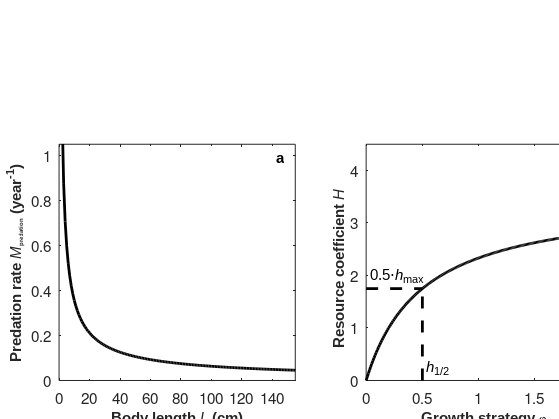
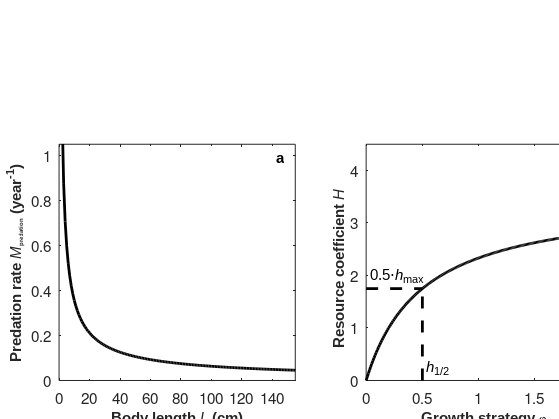

These charts were generated, in order, by the following MATLAB code: (Note: a time limit stopped this script after it produced the figures.)
close all;
clear all;

% DEFINE PARAMETERS
%Resolution of model
LengthMin = 16.; LengthMax = 200.; LengthStep = 2.;
RiskMin = 0.; RiskMax = 2.; RiskStep = 0.05;
qMin = 0.; qMax = 1.; qSlope =0.5; qstep = (RiskMax-RiskMin)/RiskStep; 
% Introduction of the q parameter, depends on ForgaingRisk 
%Value of qSlope is specific to one species (here : cod)
AllocationStep = 0.05;
AgeMin = round(1); AgeMax = round(30);
StepsWithinYear = 4;  %High resolution: 24
NumberOfSexes = 1; %1: Only females, 2: Males too

% To test SENSITIVITY to a parameter - add new natural mortality values
TestParameter = 1;     % 1: SizeIndependentM
% 2: RiskHalfSat
% 3: GSImax
% 4: SpawningMFactor_value(1)- for females
% 5: SpawningMFactor_value(2) - for males
% 6: SizeMCoeff
% 7: Fishing
Parameters = 1;

%FIGURES to plot - If i want to add sensitivity plots put a 1 in plot
PlotStrategies = 1;
PlotForward = 0;
PlotSensitivity = 1;
PlotPaper = 0;

PlotFig2 = 1;  %Assumptions
PlotFig3 = 0;  %Fishing in plaice
PlotFig4 = 0;  %Natural mortality components



%Net intake function and physiology
IntakeExponent = 0.70;  %[g body mass laid down per g^0.7]
RiskAsymptote = 6.; RiskHalfSat = 1; % RiskAsymptote/10.;  %Feeding-mortality trade-off
K = 0.95;  % Fulton's condition factor

%Fisheries selectivity
UseSelectivity = round(0);  %1: Use size selectivity function, otherwise max selectivity for all sizes
Slope = 0.0; L50 = 30.;  %Fishing mortality and size-selectivity

%Mortalities
Fishing = 0.0;  %Annual mortality rate from fishing
SizeMCoeff = 2.5 ; SizeMExp = -0.75;  % Natural mortality
SpawningMFactor_value(1) = 0.5; SpawningMFactor_value(2) = 1*SpawningMFactor_value(1); %Factor to multiply size-dependent mortality with if spawning that year, for 1=females and 2=males.
SizeIndependentM = 0.03; % Baseline mortality

%Other physiological and ecological parameters
CostOfGonadTissue = 2; GSImax = 0.15; GonadExp=2.; % A CostOfGonadTissue larger than one means gonads are more expensive to build than other tissue
MaleFitnessHalfSat = 50.; MaleGonadThreshold = 0.01;  % Diminishing returns for males, Gonadthreshold given in terms of GSI

%Other parameter combinations
ParameterSet = 'Cod';  %Optional: Specify here which parameter set from below to use; if string is empty parameters from above are used
if strcmp(ParameterSet,'Cod');
 LengthMin = 16.; LengthMax = 200; LengthStep = 2.;
 RiskMin = 0.; RiskMax = 2.; RiskStep = 0.05; AllocationStep = 0.02;
 AgeMin = round(1); AgeMax = round(30);
 IntakeExponent = 0.70; RiskAsymptote = 3.5; RiskHalfSat = 0.5 ; K = 0.9;
 Fishing = 0.0; UseSelectivity = round(0); Slope = 0.1; L50 = 30.;
 SizeMCoeff= 2.0; SizeMExp = -0.75; SizeIndependentM = 0.067;
 SpawningMFactor_value(1) = 0.; SpawningMFactor_value(2) = 0.0;
 CostOfGonadTissue = 1.; GSImax = 0.10; GonadExp=2.;
 MaleFitnessHalfSat = 50.; MaleGonadThreshold = 0.01;
elseif strcmp(ParameterSet,'CodTest');
 LengthMin = 16.; LengthMax = 200; LengthStep = 2.;
 RiskMin = 0.; RiskMax = 2.; RiskStep = 0.05; AllocationStep = 0.02;
 AgeMin = round(1); AgeMax = round(30);
 IntakeExponent = 0.72; RiskAsymptote = 3.7; RiskHalfSat = 0.6 ; K = 0.9;
 Fishing = 0.0; UseSelectivity = round(0); Slope = 0.1; L50 = 30.;
 SizeMCoeff= 1.5; SizeMExp = -0.75; SizeIndependentM = 0.09;
 SpawningMFactor_value(1) = 1; SpawningMFactor_value(2) = 0.0;
 CostOfGonadTissue = 1.; GSImax = 0.15; GonadExp=2.;
 MaleFitnessHalfSat = 50.; MaleGonadThreshold = 0.01;
elseif strcmp(ParameterSet,'Cod2');
 LengthMin = 16.; LengthMax = 200; LengthStep = 2.;
 RiskMin = 0.; RiskMax = 2.; RiskStep = 0.05; AllocationStep = 0.02;
 AgeMin = round(1); AgeMax = round(30);
 IntakeExponent = 0.70; RiskAsymptote = 4.5; RiskHalfSat = 0.5 ; K = 0.9;
 Fishing = 0.0; UseSelectivity = round(0); Slope = 0.1; L50 = 30.;
 SizeMCoeff= 2.0; SizeMExp = -0.75; SizeIndependentM = 0.067;
 SpawningMFactor_value(1) = 0.2; SpawningMFactor_value(2) = 0.0;
 CostOfGonadTissue = 1.; GSImax = 0.20; GonadExp=2.;
 MaleFitnessHalfSat = 50.; MaleGonadThreshold = 0.01;
elseif strcmp(ParameterSet,'2010Paper');
 LengthMin = 16.; LengthMax = 200; LengthStep = 2.;
 RiskMin = 0.; RiskMax = 2.; RiskStep = 0.05; AllocationStep = 0.02;
 AgeMin = round(1); AgeMax = round(30);
 IntakeExponent = 0.70; RiskAsymptote = 5.5; RiskHalfSat = 0.55 ; K = 0.9;
 Fishing = 0.0; UseSelectivity = round(0); Slope = 0.1; L50 = 30.;
 SizeMCoeff= 2.0 ; SizeMExp = -0.75; SizeIndependentM = 0.067;
 SpawningMFactor_value(1) = 0.0; SpawningMFactor_value(2) = 0.0;
 CostOfGonadTissue = 1.; GSImax = 0.25; GonadExp=2.;
 MaleFitnessHalfSat = 50.; MaleGonadThreshold = 0.01;
elseif strcmp(ParameterSet,'Flatfish');                                   %Flatfish parameters similar to plaice.
 LengthMin = 16.; LengthMax = 150; LengthStep = 1.;                       %F=0: Max size observed 100cm 7kg.
 RiskMin = 0; RiskMax = 2; RiskStep = 0.01; AllocationStep = 0.01;      %F=0.13: size at age similar to mean from ICES report 1957-2010
 AgeMin = round(1); AgeMax = round(30);
 IntakeExponent = 0.70; RiskAsymptote = 6; RiskHalfSat = 1 ; K = 0.95;
 Fishing = 0.13; UseSelectivity = round(0); Slope = 0.1; L50 = 30.;
 SizeMCoeff= 2.5 ; SizeMExp = -0.75; SizeIndependentM = 0.03;
 SpawningMFactor_value(1) = 0.5; SpawningMFactor_value(2) = 2*SpawningMFactor_value(1);
 CostOfGonadTissue = 2.; GSImax = 0.15; GonadExp=2.;
 MaleFitnessHalfSat = 50.; MaleGonadThreshold = 0.01;
elseif strcmp(ParameterSet,'Flatfish2');                                   %Flatfish parameters similar to plaice.
 LengthMin = 16.; LengthMax = 150; LengthStep = 2.;                       %F=0: Max size observed 100cm 7kg.
 RiskMin = 0.; RiskMax = 3.; RiskStep = 0.05; AllocationStep = 0.05;      %F=0.13: size at age similar to mean from ICES report 1957-2010
 AgeMin = round(1); AgeMax = round(30);
 IntakeExponent = 0.70; RiskAsymptote = 7.5; RiskHalfSat = 3 ; K = 0.95;
 Fishing = 0.13; UseSelectivity = round(0); Slope = 0.1; L50 = 30.;
 SizeMCoeff= 1.25 ; SizeMExp = -0.75; SizeIndependentM = 0.04;
 SpawningMFactor_value(1) = 1; SpawningMFactor_value(2) = 2*SpawningMFactor_value(1);
 CostOfGonadTissue = 1.; GSImax = 0.075; GonadExp=2.;
 MaleFitnessHalfSat = 50.; MaleGonadThreshold = 0.01;
elseif strcmp(ParameterSet,'Flatfish3');                                   %Flatfish parameters similar to plaice.
 LengthMin = 16.; LengthMax = 150; LengthStep = 2.;                       %F=0: Max size observed 100cm 7kg.
 RiskMin = 0.; RiskMax = 2.; RiskStep = 0.05; AllocationStep = 0.05;      %F=0.13: size at age similar to mean from ICES report 1957-2010
 AgeMin = round(1); AgeMax = round(30);
 IntakeExponent = 0.70; RiskAsymptote = 6; RiskHalfSat = 1 ; K = 0.95;
 Fishing = 0.0; UseSelectivity = round(0); Slope = 0.1; L50 = 30.;
 SizeMCoeff= 3 ; SizeMExp = -0.75; SizeIndependentM = 0.01;
 SpawningMFactor_value(1) = 0.5; SpawningMFactor_value(2) = 2*SpawningMFactor_value(1);
 CostOfGonadTissue = 2.; GSImax = 0.15; GonadExp=2.;
 MaleFitnessHalfSat = 50.; MaleGonadThreshold = 0.01;
elseif strcmp(ParameterSet,'Mackerel');
 LengthMin = 9.; LengthMax = 66; LengthStep = 1;
 RiskMin = 0.; RiskMax = 2.; RiskStep = 0.05; AllocationStep = 0.05;
 AgeMin = round(1); AgeMax = round(30);
 IntakeExponent = 0.70; RiskAsymptote = 4.5; RiskHalfSat = 0.5 ; K = 0.85;
 Fishing = 0.13; UseSelectivity = round(0); Slope = 0.1; L50 = 30.;
 SizeMCoeff= 1.6; SizeMExp = -0.75; SizeIndependentM = 0.06;
 SpawningMFactor_value(1) = 0.2; SpawningMFactor_value(2) = 0.0;
 CostOfGonadTissue = 1.; GSImax = 0.20; GonadExp=2.;
end

%LengthMin = 16.; LengthMax = 150; LengthStep = 2.;  %Use this resolution for faster execution, e.g. when testing / for FLATFISH
%RiskMin = 0.5; RiskMax = 1.5; RiskStep = 0.1; AllocationStep = 0.1;

%Fishing = 0;

FontName = 'Arial';
TickLabelWeight = 'normal';
AxisLabelWeight = 'bold';
TextWeight = 'normal';
TitleWeight = 'bold';
FontSize = 11;
TextLabelFontSize = 11;
PanelLabelFontSize = 11;
AxisLabelFontSize = 11;
PanelLabel = {'a','b','c','d','e','f','g','h','i','j','k','l','m','n','o','p','q','r','s','t'};


if PlotFig2 == 1;
 FigRows = 1; FigCols = 3;
 figX = 6; figY = 6; distX = 1.8; distY = 1; marginB = 0.; marginT = 0.05; marginL = -0.3; marginR = 0.25;
 for row = 1:FigRows;
  posX(:,row) = (0:1:FigCols-1)'.*(distX+figX)+distX;  %#ok<SAGROW>
 end
 for col = 1:FigCols;
  posY(col,:) = (FigRows-1:-1:0).*(distY+figY)+distY; %#ok<SAGROW>
 end
 posX = posX+marginL; posX = reshape(posX,1,[]); squeeze(posX); posY = posY + marginB;  posY = reshape(posY,1,[]); squeeze(posY);
 width = FigCols*(distX+figX) + marginL + marginR;
 height = FigRows*(distY+figY) + marginB + marginT;
 h2 = figure(102);
 hFig2(1:FigRows*FigCols) = 0;  %Handle for panels
 set(h2,'Name','Longevity','Units','centimeters','OuterPosition',[1 1 width height+1.95]);
 set(h2,'PaperPositionMode','auto','PaperUnits','centimeters','PaperSize',[width height+1.95]);
 for panel = 1:FigRows*FigCols
  hFig2(panel) = subplot(FigRows,FigCols,panel);
  set(hFig2(panel),'Units','centimeters','Position',[posX(panel) posY(panel) figX figY],'FontSize',FontSize);
  hold on;
  if panel == 1;
   minx = 0; maxx = 155; miny = 0; maxy = 1.05;
   plot(minx:maxx,SizeMCoeff.*(minx:maxx).^SizeMExp,'-k','LineWidth',2);
   xlabel('Body length {\itL} (cm)','FontName',FontName,'FontSize',AxisLabelFontSize,'FontWeight',AxisLabelWeight);
   ylabel('Predation rate {\itM}{\fontsize{9}_{predation}} (year^{-1})','FontName',FontName,'FontSize',AxisLabelFontSize,'FontWeight',AxisLabelWeight);
  elseif panel == 2;
   minx = 0; maxx = 2.1; miny = 0; maxy = 4.5;
   plot(minx:0.01:maxx, RiskAsymptote.*(minx:0.01:maxx)./(RiskHalfSat+(minx:0.01:maxx)),'-k','LineWidth',2);
   plot([RiskHalfSat RiskHalfSat],[0 RiskAsymptote/2],'--k','LineWidth',2);
   plot([0 RiskHalfSat],[RiskAsymptote/2 RiskAsymptote/2],'--k','LineWidth',2);
   text(RiskHalfSat+0.04,0.25,'{\ith}_{1/2}','FontName',FontName,'FontWeight',TextWeight,'FontSize',FontSize);
   text(0.04,RiskAsymptote/2+0.25,'0.5\cdot{\ith}_{max}','FontName',FontName,'FontWeight',TextWeight,'FontSize',FontSize);
   xlabel('Growth strategy \it\fontname{Symbol}\fontsize{12}j','FontName',FontName,'FontSize',AxisLabelFontSize,'FontWeight',AxisLabelWeight);
   ylabel('Resource coefficient \itH   ','FontName',FontName,'FontSize',AxisLabelFontSize,'FontWeight',AxisLabelWeight);
  elseif panel == 3;
   minx = 0; maxx = 0.23; miny = 0; maxy = 270;
   plot(minx:0.01:maxx, 100.*((minx:0.01:maxx)./(GSImax)).^GonadExp,'-k','LineWidth',2);
   plot([GSImax GSImax],[0 100],'--k','LineWidth',2);
   plot([0 GSImax],[100 100],'--k','LineWidth',2);
   text(GSImax+0.005,15,'{\itQ}_{ref}','FontName',FontName,'FontWeight',TextWeight,'FontSize',FontSize);
   xlabel('Gonado-somatic index {\itQ} (%)','FontName',FontName,'FontSize',AxisLabelFontSize,'FontWeight',AxisLabelWeight);
   set(hFig2(panel),'Xtick',0:0.1:0.3,'XTickLabel',0:10:30,'Ytick',0:50:300,'FontName',FontName,'FontWeight',TickLabelWeight,'FontSize',FontSize);
   ylabel({'Extra mortality (% of {\itM}{\fontsize{9}_{predation}})'},'FontName',FontName,'FontSize',AxisLabelFontSize,'FontWeight',AxisLabelWeight);
  end
  axis([minx maxx miny maxy]);
  text(minx + 0.92*(maxx-minx),miny+0.94*(maxy-miny),PanelLabel(panel),'FontName',FontName,'FontSize',PanelLabelFontSize,'FontWeight','bold','Color','k');
  %axis square;
  grid off;
  box on;
  view(0,90);
  hold off;
 end
 print(h2,'-djpeg','-r300','fig2');%Export
 print(h2,'-depsc2','fig2');%Export
end

%Array dimensions
LMax = (LengthMax-LengthMin)/LengthStep+1;
RMax = (RiskMax-RiskMin)/RiskStep+1;
AMax = 1/AllocationStep+1;

% DECLARE VARIABLES
%(to save computing time)
%Fitness and strategy matrices
F(1:LMax,AgeMin:AgeMax) = 0.;
Strategy(1:2,1:LMax,AgeMin:AgeMax) = 0.;
Fitness(1:AMax,1:RMax) = 0.;
q(1:AMax,1:RMax) =0.;

%Other variables
Age=round(0); L=round(0); R=round(0); A=round(0); Harvest=round(0); Sex=round(0); Step=round(0); %Loop counters Age, Length, Risk, Allocation, Harvest, Sex, Step (within year)
Length(1:AMax,1:RMax)=0.; intL(1:AMax,1:RMax)=round(0); dL(1:AMax,1:RMax)=0.; NewL(1:AMax,1:RMax)=0.;
Weight(1:AMax,1:RMax)=0.; NewW(1:AMax,1:RMax)=0.; Gonads(1:AMax,1:RMax)=0.; GSI = 0.;
SizeM(1:AMax,1:RMax)=0.; SizeM_step(1:AMax,1:RMax)=0.; SizeMFactor(1:AMax,1:RMax)=0.;
GonadM(1:AMax,1:RMax)=0.; ForagingM(1:AMax,1:RMax)=0.;  SpawningM(1:AMax,1:RMax)=0.; SpawningMFactor(1:AMax,1:RMax)=0.;
FishingM(1:AMax,1:RMax)=0.; Selectivity(1:AMax,1:RMax) = 0.;
Survival(1:AMax,1:RMax)=0.; Intake(1:AMax,1:RMax)=0.;
Strat1(1:LMax,1:AgeMax-1) = 0.; Strat2(1:LMax,1:AgeMax-1) = 0.;
Cycles = 1.;
%Forward simulation
Ind(1:14,AgeMin:AgeMax,1:2) = 0.;  %Table of individual growth trajectory from forward simulation
iLength = 0.; iintL = round(0); idL = 0.;
iWeight = 0.; iGonads = 0.; iGSI = 0.;
iAllocation = 0.; iForagingRisk = 0.; iForagingRate = 0.; iIntake = 0.;
iSizeM = 0.; iSizeM_step = 0.; iForagingM = 0.; iGonadM = 0.; iSpawningM = 0.; iSurvival = 0.;
iFishingM = 0.; iSelectivity = 0.;

%FIGURE handles etc
hStrat = 1; hStrat1(1:2) = 0.; hStrat1surf(1:2) = 0.; hStrat2(1:2) = 0.; hStrat2surf(1:2) = 0.;
hForward = 2;
hSensitivity = 3;
hPaper = 4;
hFitness = 301.;

%Plaice data from ICES report WGNSSK 2011
%PlaiceWeight = [0.046555556	0.119685185	0.20812963	0.310814815	0.394037037	0.477296296	0.557037037	0.628074074	0.709685185	0.920259259];  %From ICES report, average 1957-2010
%PlaiceLength = [16.34335661	22.40872333	26.97863552	30.82971088	33.41234351	35.63051126	37.50484723	39.02735787	40.66656438	44.29091624]; %Calculated from length assuming K=1.05
PlaiceWeight = [0.046774194	0.118548387	0.211258065	0.313129032	0.394258065	0.46616129	0.534	0.610870968	0.687645161	0.861741935];
PlaiceLength = [16.4227611	22.38064984	27.14016609	30.89930058	33.41931085	35.34139854	36.97638228	38.6818666	40.24917661	43.34320242]; %Years 1980-2010

%Calculating foraging risk and allocation matrices for array-based
%optimization
ForagingRisk(1:AMax,1:RMax) = 0.;
for A = 1:AMax;
 ForagingRisk(A,1:RMax)=RiskMin:RiskStep:RiskMax;
end
Allocation(1:AMax,1:RMax) = 0.;
for R = 1:RMax
 Allocation(1:AMax,R)=0:AllocationStep:1;
 q(:,R)=qSlope.*ForagingRisk(:,R)+1;
 
end

if PlotFig3 == 1;
 Cycles = 1;
 FigRows = 1; FigCols = 3;
elseif PlotFig4 == 1;
 Cycles = 5;
 CalcThisParameter = [1 6 2 4 3];
 FigRows = 5; FigCols = 3;
 ParameterTitle = {'{\itM}_{fixed}';
                   '\itc';
                   '{\ith}_{1/2}'
                   '{\itu}'
                   '{\itq}_{ref}'};
end

for Cycle = 1:Cycles;
 if PlotFig3 ==1;
  TestParameter = 7;
 elseif PlotFig4 == 1;
  TestParameter = CalcThisParameter(Cycle);
  %Reset parameter
  if Cycle == 2;
   SizeIndependentM = OldValue;
  elseif Cycle == 3;
   SizeMCoeff = OldValue;
  elseif Cycle == 4;
   RiskHalfSat = OldValue;
  elseif Cycle == 5;
   SpawningMFactor_value(1) = OldValue;
  end
 end
 
 
 %LOOPS OVER PARAMETERS - Add New Values here - Factors below can use 0.5&2
 if TestParameter > 0;
  Parameters = 5;   %Don't change
 end
 if TestParameter == 1;
  OldValue = SizeIndependentM;
  ParameterValue = [0 0.015 0.03 0.06 0.09];
 elseif TestParameter == 2;
  OldValue = RiskHalfSat;
 elseif TestParameter == 3;
  OldValue = GSImax;
 elseif TestParameter == 4;
  OldValue = SpawningMFactor_value(1);
  %ParameterValue = [0 0.25 0.5 1 2];  %I changed this to vary it more, so we can discuss males and females from the same figure.   ****
 elseif TestParameter == 5;
  OldValue = SpawningMFactor_value(2);
 elseif TestParameter == 6;
  OldValue = SizeMCoeff;
 elseif TestParameter == 7;
  ParameterValue = [0 0.05 0.13 0.2 0.4];
 end
 Factor = [0.5 0.75 1 1.5 2];
 
 for Parameter = 1:Parameters;   %For looping over several parameter values - Add New Values natural mortality here
  if TestParameter == 1;
   SizeIndependentM = OldValue*Factor(Parameter);
   SizeIndependentM = ParameterValue(Parameter);
  elseif TestParameter == 2;
   RiskHalfSat = OldValue*Factor(Parameter);
  elseif TestParameter == 3;
   GSImax = OldValue*Factor(Parameter);
  elseif TestParameter == 4;
   SpawningMFactor_value(1) = OldValue*Factor(Parameter);
   %SpawningMFactor_value(1) = ParameterValue(Parameter);
  elseif TestParameter == 5;
   SpawningMFactor_value(2)= OldValue*Factor(Parameter);
  elseif TestParameter == 6;
   SizeMCoeff= OldValue*Factor(Parameter);
  elseif TestParameter == 7;
   Fishing = ParameterValue(Parameter);
  end
  ForagingRate(:,:) = RiskAsymptote .* ForagingRisk./(RiskHalfSat + ForagingRisk);  %Annual foraging rate coefficient
  for Sex = 1:NumberOfSexes;  % 1 is FEMALE, 2 is MALE
   F(:,:) = 0.;
   Strategy(:,:,:) = 0.;
   SpawningMFactor(:,:) = SpawningMFactor_value(Sex);
   SpawningMFactor(1,:) = 0.; %No spawning mortality if there is no allocation to reproduction
   if PlotStrategies == 1;
    figure(hStrat);                                                           % "
    hStrat1(Sex) = subplot(2,2,(Sex-1)*2+1);                                  % "
    [X,Y] = meshgrid(AgeMin:AgeMax-1,LengthMin:LengthStep:LengthMax);                    %Plots strategy figure
    hStrat1surf(Sex) = surf(X,Y,Strat1);                                      % "
    set(hStrat1surf(Sex),'ZDataSource','Strat1');                             % "
    xlabel('Age (years)');                                                    % "
    ylabel('Length (cm)');                                                    % "
    if Sex ==1;                                                               % "
     title('Allocation FEMALES');                                             % "
    else                                                                      % "
     title('Allocation MALES');                                               % "
    end                                                                       % "
    axis([AgeMin AgeMax-1 LengthMin LengthMax 0 1]); axis square; caxis([0 1]);          % "
    hStrat2(Sex) = subplot(2,2,(Sex-1)*2+2);                                  % "
    hStrat2surf(Sex) = surf(X,Y,Strat2);                                      % "
    set(hStrat2surf(Sex),'ZDataSource','Strat2');                             % "
    xlabel('Age (years)');                                                    % "
    ylabel('Length (cm)');                                                    % "
    if Sex ==1;                                                               % "
     title('Foraging risk FEMALES');                                          % "
    else                                                                      % "
     title('Foraging risk MALES');                                            % "
    end                                                                       % "
    axis([AgeMin AgeMax-1 LengthMin LengthMax 0 2]); axis square; caxis([0 2]);          % "
   end
   for Age = AgeMax-1:-1:AgeMin %%% Backward iteration
    for L = 1:LMax;
     Length(:,:) = LengthMin + (L-1)*LengthStep;  %cm
     Weight(:,:) = (K./100).*(Length.^3);
     Gonads(:,:) = 0.;
     SizeM(:,:) = 0.;
     FishingM(:,:)=0.;
     GonadM(:,:) = 0.;
     for Step=1:StepsWithinYear;
      SizeM_step(:,:) = (1./StepsWithinYear).*SizeMCoeff .* (Length(:,:).^SizeMExp);
      SizeM(:,:) = SizeM + SizeM_step;
      if UseSelectivity == 1;
       Selectivity(:,:) = 1./(1+exp(-Slope.*(Length(:,:)-L50)));
      else
       Selectivity(:,:) = 1.;
      end
      FishingM(:,:) = FishingM + (1./StepsWithinYear).*Fishing.*Selectivity;
      Intake(:,:) = (1./StepsWithinYear).*ForagingRate.*(Weight.^IntakeExponent);
      Weight(:,:) = Weight + (1-Allocation).*Intake;
      Gonads(:,:) = Gonads+max(0,(1/CostOfGonadTissue) .* Allocation .* Intake);
      GonadM(:,:) = GonadM + SizeM_step.*(((Gonads./(Weight+Gonads))./GSImax).^GonadExp);
      Length = min(((100./K).*Weight).^(1/3), LengthMax);
     end %Steps within year
     ForagingM(:,:) = ForagingRisk.*SizeM(:,:);
     SpawningM(:,:) = SpawningMFactor(:,:).*SizeM(:,:);
     Survival(:,:) = exp(-SizeM(:,:) - ForagingM(:,:) - (FishingM(:,:).*q(:,:)) - SizeIndependentM - GonadM(:,:) - SpawningM(:,:));
     intL(:,:) = max(1, min(floor((Length-LengthMin)./LengthStep)+1, LMax-1)); %%%% ??
     dL(:,:) = (Length-LengthMin)./LengthStep+1-intL; %%%% ??
     %GSI = Gonads ./ (Weight + Gonads);
     for A = 1:AMax;
      for R = 1:RMax;
       Fitness(A,R) = dL(A,R)*F(intL(A,R)+1,Age+1) + (1-dL(A,R))*F(intL(A,R),Age+1);  %Residual reproductive value = future fitness %%%Manque +1 ?
      end
     end 
     if Sex == 1;
      Fitness(:,:) = Survival .* (Fitness + Gonads);  %Reprod. at end of year, gonads added to residual fitness, everything discounted by survival
     elseif Sex == 2;
      Fitness(:,:) = Survival .* (Fitness + max(0,(Gonads-MaleGonadThreshold.*Weight)./(MaleFitnessHalfSat + Gonads)));
      %Fitness(:,:) = Survival .* (Fitness + Gonads*(Age/10));
     end
     [OptAFitness,OptA] = max(Fitness);  %First find optimal A (for each R)- matlab stores optimal fitness and index of optimal fitness in the two arrays %%% ????(making)
     [OptFitness,OptR] = max(OptAFitness,[],2);  %Then find optimal R as maximum of the many values from previous line.
     F(L,Age) = OptFitness; %%% OptAFitness =Valeur max de chaque colonne / OpA = Numéro de ligne ou se trouve OptAFitness
     Strategy(1,L,Age) = (OptA(OptR)-1)*AllocationStep;
     Strategy(2,L,Age) = RiskMin+(OptR-1)*RiskStep;
     %    surf(hFitness,Fitness);
     %    set(hFitness,'Xlim',[1 RMax],'Ylim',[1 AMax],'Zlim',[0 10000]);
     %    drawnow;
    end  %Length
    %if PlotStrategies == 1;
     %Strat1 = reshape(Strategy(1,:,AgeMin:AgeMax-1),LMax,[]);
     %Strat2 = reshape(Strategy(2,:,AgeMin:AgeMax-1),LMax,[]);
     %refreshdata(hStrat1surf(Sex));
     %refreshdata(hStrat2surf(Sex));
     %drawnow;
    %end
   end  %Age
   
   
   %FORWARD SIMULATION
   %Initiate first cohort
   %%%Création d'une matrice comprenant toutes les valeurs ci-dessous.
   %AgeMin = round(1) ; AgeMax=round(30)            -> ??round()
   iLength = LengthMin;
   iWeight = (K/100)*LengthMin^3;
   iSurvival = 1.;  %Survival until age
   Ind( 1,AgeMin,Sex) = iLength;            % 1: Length at age
   Ind( 2,AgeMin,Sex) = iWeight;            % 2. Weight at age
   Ind( 3,AgeMin,Sex) = 1.;                 % 3. Survival until age
   Ind( 4,AgeMin,Sex) = 0.;                 % 4. Gonads at end of age
   Ind( 5,AgeMin,Sex) = 0.;                 % 5. GSI
   Ind( 6,AgeMin,Sex) = 0.;                 % 6. Allcoation value
   Ind( 7,AgeMin,Sex) = 0.;                 % 7. Risk taken
   Ind( 8,AgeMin,Sex) = 0.;                 % 8. Intake
   Ind( 9,AgeMin,Sex) = 0.;                 % 9. Fitness at age
   Ind(10,AgeMin,Sex) = 0.;                 %10. Size-dependent predation mortality
   Ind(11,AgeMin,Sex) = 0.;                 %11. Fishing mortality
   Ind(12,AgeMin,Sex) = 0.;                 %12. Foraging mortality
   Ind(13,AgeMin,Sex) = 0.;                 %13. Gonad mortality
   Ind(14,AgeMin,Sex) = 0.;                 %14. Total mortality rate
   
   for Age = AgeMin:AgeMax-1;
    %Look up optimal strategy for each age
    iintL = max(1, min(floor((iLength-LengthMin)./LengthStep)+1, LMax-1));  %%% Valeurs discrètes de Longueur ?
    idL = (iLength-LengthMin)./LengthStep+1-iintL;                             %%% Gain de Longueur au temps i ?
    iAllocation   = idL*Strategy(1,iintL+1,Age) + (1.-idL)*Strategy(1,iintL,Age);
    iForagingRisk = idL*Strategy(2,iintL+1,Age) + (1.-idL)*Strategy(2,iintL,Age);
    iAllocation = max(0., min(iAllocation, 1.));        %%%Why ?
    iForagingRate = RiskAsymptote * iForagingRisk/(RiskHalfSat + iForagingRisk);  %Annual foraging rate
    iSizeM = 0.;
    iFishingM=0.;
    iGonads = 0.;
    iGonadM = 0.;
    iSpawningM = 0.;
    for Step=1:StepsWithinYear;
     iSizeM_step = (1/StepsWithinYear)*SizeMCoeff * (iLength^SizeMExp);
     iSizeM = iSizeM + iSizeM_step;
     if UseSelectivity == 1;
      iSelectivity = 1/(1+exp(-Slope*(iLength-L50)));
     else
      iSelectivity = 1;
     end
     iFishingM = iFishingM + (1/StepsWithinYear)*Fishing*iSelectivity;
     iIntake = (1/StepsWithinYear)*iForagingRate*(iWeight^IntakeExponent);
     iWeight = iWeight + (1-iAllocation)*iIntake;
     iGonads = iGonads+max(0,(1/CostOfGonadTissue) * iAllocation * iIntake);
     iGonadM = iGonadM + iSizeM_step*(((iGonads/(iWeight+iGonads))/GSImax)^GonadExp);
     iLength = min(((100/K)*iWeight)^(1/3), LengthMax);
    end %Steps within year
    iForagingM = iForagingRisk*iSizeM;
    if iAllocation > 1.e-10;
     iSpawningM = SpawningMFactor_value(Sex)*iSizeM;
    end
    iSurvival = iSurvival * exp(-iSizeM - iForagingM - iFishingM - SizeIndependentM - iGonadM - iSpawningM);
    iGSI = iGonads / (iWeight + iGonads);
    Ind( 1,Age+1,Sex) = iLength;                      %Individual states at beginning of next year (spawning takes place at beginning of year)
    Ind( 2,Age+1,Sex) = iWeight+iGonads;
    Ind( 3,Age+1,Sex) = iSurvival;
    Ind( 4,Age+1,Sex) = iGonads;
    Ind( 5,Age+1,Sex) = iGSI;
    Ind( 6,Age  ,Sex) = iAllocation;                  %Strategy for how they got there
    Ind( 7,Age  ,Sex) = iForagingRisk;
    Ind( 8,Age  ,Sex) = iForagingRate;                 %Foraging
    if Sex == 1;                                     %Fitness at age
     Ind(9,Age,Sex) = iGonads;
    elseif Sex == 2;
     Ind(9,Age,Sex) = max(0.,(iGonads-MaleGonadThreshold*iWeight)/(MaleFitnessHalfSat + iGonads));
    end
    Ind(10,Age  ,Sex) = iSizeM;            %Consequences for mortality
    Ind(11,Age  ,Sex) = iFishingM;
    Ind(12,Age  ,Sex) = iForagingM;
    Ind(13,Age  ,Sex) = iGonadM;
    Ind(14,Age  ,Sex) = iForagingM+iSizeM+iFishingM+SizeIndependentM;
   end  %Age
  end  %Sex
  
  if PlotForward == 1;
   figure(hForward);
   LineColor(1:3,10) = [0 0 0]; LineColor(1:3,2) = [0.6 0.6 0.6];  %Line colors for females and males
   for Sex = 1:NumberOfSexes;
    for Plot = 1:8;
     subplot(4,2,Plot);
     hold on;
     if Plot == 1;
      plot(Ind(1,:,Sex),'Color',LineColor(1:3,Sex),'LineWidth',0.5+3*((Parameter-1)/Parameters));
      if Parameter == 1;
       plot(PlaiceLength, 'ok');
      end
      ylabel('Length (cm)');
     elseif Plot == 2;
      plot(Ind(2,:,Sex)/1000,'Color',LineColor(1:3,Sex),'LineWidth',0.5+3*((Parameter-1)/Parameters));
      if Parameter == 1;
       plot(PlaiceWeight, 'ok');
      end
      ylabel('Weight (kg)');
     elseif Plot == 3;
      plot(Ind(4,:,Sex)/1000,'Color',LineColor(1:3,Sex),'LineWidth',0.5+3*((Parameter-1)/Parameters));
      ylabel('Gonads (kg)');
     elseif Plot == 4;
      plot(Ind(5,:,Sex)*100,'Color',LineColor(1:3,Sex),'LineWidth',0.5+3*((Parameter-1)/Parameters));
      ylabel('GSI (%)');
      set(gca,'YLim',[0 55]);
     elseif Plot == 5;
      plot(Ind(6,:,Sex),'Color',LineColor(1:3,Sex),'LineWidth',0.5+3*((Parameter-1)/Parameters));
      ylabel('Allocation');
      set(gca,'YLim',[0 1.05]);
     elseif Plot == 6;
      plot(Ind(7,:,Sex),'Color',LineColor(1:3,Sex),'LineWidth',0.5+3*((Parameter-1)/Parameters));
      ylabel('Foraging risk');
      set(gca,'YLim',[0 2.05]);
     elseif Plot == 7;
      plot(Ind(11,:,Sex),'Color',LineColor(1:3,Sex),'LineWidth',0.5+3*((Parameter-1)/Parameters));
      ylabel('Fishing mortality (year^{ -1})');
      set(gca,'YLim',[0 0.55]);
     elseif Plot == 8;
      plot(Ind(14,:,Sex),'Color',LineColor(1:3,Sex),'LineWidth',0.5+3*((Parameter-1)/Parameters));
      ylabel('Total mortality (year^{ -1})');
      set(gca,'YLim',[0 1.0]);
     end
     set(gca,'XLim',[0 25]);
    end  %Plot
   end   %Sex
   text(-6,-0.8,'Age (years)');
  end
  
  if PlotSensitivity == 1;
   figure(hSensitivity);
   LineColor(1:3,1) = [1 0.33 0]; LineColor(1:3,2) = LineColor(1:3,1);  %Line colors for decreased, ...
   LineColor(1:3,3) = [0 0 0];                                          %... normal, ...
   LineColor(1:3,4) = [0 0.6 0];  LineColor(1:3,5) = LineColor(1:3,4);  %... and increased parameter values.
   LineWidth = [2 1 2 1 2];
   for Plot = 1:8;
    subplot(4,2,Plot);
    hold on;
    if Plot == 1;
     plot(Ind(1,:,Sex),'Color',LineColor(1:3,Parameter),'LineWidth',LineWidth(Parameter));
     if Parameter == 1;
      plot(PlaiceLength, 'ok');
     end
     ylabel('Length (cm)');
    elseif Plot == 2;
     plot(Ind(2,:,Sex)/1000,'Color',LineColor(1:3,Parameter),'LineWidth',LineWidth(Parameter));
     if Parameter == 1;
      plot(PlaiceWeight, 'ok');
     end
     ylabel('Weight (kg)');
    elseif Plot == 3;
     plot(Ind(4,:,Sex)/1000,'Color',LineColor(1:3,Parameter),'LineWidth',LineWidth(Parameter));
     ylabel('Gonads (kg)');
    elseif Plot == 4;
     plot(Ind(5,:,Sex)*100,'Color',LineColor(1:3,Parameter),'LineWidth',LineWidth(Parameter));
     ylabel('GSI (%)');
     set(gca,'YLim',[0 55]);
    elseif Plot == 5;
     plot(Ind(6,:,Sex),'Color',LineColor(1:3,Parameter),'LineWidth',LineWidth(Parameter));
     ylabel('Allocation');
     set(gca,'YLim',[0 1.05]);
    elseif Plot == 6;
     plot(Ind(7,:,Sex),'Color',LineColor(1:3,Parameter),'LineWidth',LineWidth(Parameter));
     ylabel('Foraging risk');
     set(gca,'YLim',[0 2.05]);
    elseif Plot == 7;
     plot(Ind(11,:,Sex),'Color',LineColor(1:3,Parameter),'LineWidth',LineWidth(Parameter));
     ylabel('Fishing mortality (year^{ -1})');
     set(gca,'YLim',[0 0.55]);
    elseif Plot == 8;
     plot(Ind(14,:,Sex),'Color',LineColor(1:3,Parameter),'LineWidth',LineWidth(Parameter));
     ylabel('Total mortality (year^{ -1})');
     set(gca,'YLim',[0 1.0]);
    end
    set(gca,'XLim',[0 25]);
   end  %Plot
   text(-6,-0.8,'Age (years)');
  end
  if PlotPaper == 1;
   LineColor(1:3,1) = [1 0.33 0]; LineColor(1:3,2) = LineColor(1:3,1);  %Line colors for dereased, ...
   LineColor(1:3,3) = [0 0 0];                                          %... normal, ...
   LineColor(1:3,4) = [0 0.6 0];  LineColor(1:3,5) = LineColor(1:3,4);  %... and increased parameter values.
   LineWidth = [2 1 2 1 2];
   figure(hPaper);
   for Plot = 1:4;
    subplot(2,2,Plot);
    hold on;
    if Plot == 1;
     plot(Ind(1,:,Sex),'Color',LineColor(1:3,Parameter),'LineWidth',LineWidth(Parameter));
     if Parameter == 1;
      plot(PlaiceLength, 'ok');
     end
     ylabel('Length (cm)');
    elseif Plot == 2;
     plot(Ind(5,:,Sex)*100,'Color',LineColor(1:3,Parameter),'LineWidth',LineWidth(Parameter));
     ylabel('GSI (%)');
     set(gca,'YLim',[0 55]);
    elseif Plot == 3;
     plot(Ind(7,:,Sex),'Color',LineColor(1:3,Parameter),'LineWidth',LineWidth(Parameter));
     ylabel('Foraging risk');
     set(gca,'YLim',[0 3.05]);
    elseif Plot == 4;
     plot(Ind(14,:,Sex),'Color',LineColor(1:3,Parameter),'LineWidth',LineWidth(Parameter));
     ylabel('Total mortality (year^{ -1})');
     set(gca,'YLim',[0 1.0]);
    end
    set(gca,'XLim',[0 25]);
   end  %Plot
   text(-6,-0.8,'Age (years)');
  end
  CycleData(:,:,:,Parameter,Cycle) = Ind; %#ok<SAGROW>
 end % Parameters
end %Cycles


FigTitle = ['Fig1_SizeIndependentM.jpg       ';
 'Fig2_RiskHalfSat.jpg            ';
 'Fig3__GSImax.jpg                ';
 'Fig4_SpawningMFactor_females.jpg';
 'Fig5_SpawningMFactor_males.jpg  ';
 'Fig6_SizeMCoeff.jpg             ';
 'Fig7_Fishing.jpg                '];
if PlotSensitivity == 1;
 print(hSensitivity, 'Cod_SizeIndependentM_NoFishing.jpg', '-djpeg', '-r300'); %Code for saving image as jpeg and resolution (r300)
elseif PlotPaper == 1;
 print(hPaper,'Mackerel.jpg','-djpeg', '-r300');%Code for saving image as jpeg and resolution (r300)
end



%% Figure 3
if PlotFig3 == 1;
 FigRows = 1; FigCols = 4;
 figX = 6; figY = 6; distX = 1.5; distY = 1; marginB = 0.; marginT = 0.1; marginL = -0.1; marginR = 0.25;
 clear posX; clear posY;
 for row = 1:FigRows;
  posX(:,row) = (0:1:FigCols-1)'.*(distX+figX)+distX;  %#ok<SAGROW>
 end
 for col = 1:FigCols;
  posY(col,:) = (FigRows-1:-1:0).*(distY+figY)+distY; %#ok<SAGROW>
 end
 posX = posX+marginL; posX = reshape(posX,1,[]); squeeze(posX); posY = posY + marginB;  posY = reshape(posY,1,[]); squeeze(posY);
 width = FigCols*(distX+figX) + marginL + marginR;
 height = FigRows*(distY+figY) + marginB + marginT;
 h3 = figure(103);
 hFig3(1:FigRows*FigCols) = 0;  %Handle for panels
 set(h3,'Name','Longevity','Units','centimeters','OuterPosition',[1 1 width height+1.95]);
 set(h3,'PaperPositionMode','auto','PaperUnits','centimeters','PaperSize',[width height+1.95]);
 LineColor(1:3,1) = [0 0 0]; LineColor(1:3,2) = LineColor(1:3,1);  %Line colors for decreased, ...
 LineColor(1:3,3) = [0.7 0.7 0.7];                                          %... normal, ...
 LineColor(1:3,4) = [0 0 0];  LineColor(1:3,5) = LineColor(1:3,4);  %... and increased parameter values.
 LineWidth = [2 1 2 1 2];
 panel = 0;
 for row = 1:FigRows;
  for col = 1:FigCols;
   panel = panel +1;
   hFig3(panel) = subplot(FigRows,FigCols,panel);
   set(hFig3(panel),'Units','centimeters','Position',[posX(panel) posY(panel) figX figY],'FontSize',FontSize);
   hold on;
   if panel == 1;
    minx = 0; maxx = 21; miny = 0; maxy = 115;
    plot(PlaiceLength, 'ok');
    for Parameter = 1:Parameters;
     if Parameter > 2;
      plot(CycleData(1,:,1,Parameter),'Color',LineColor(1:3,Parameter),'LineWidth',LineWidth(Parameter),'LineStyle','-');
     else
      plot(CycleData(1,:,1,Parameter),'Color',LineColor(1:3,Parameter),'LineWidth',LineWidth(Parameter),'LineStyle','--');
     end
    end
    ylabel('Body length {\itL} (cm)','FontName',FontName,'FontSize',AxisLabelFontSize,'FontWeight',AxisLabelWeight);
   elseif panel == 2;
    maxy = 0.27;
    for Parameter = 1:Parameters;
     LastZeroAge = 0;
     for Age = AgeMin:AgeMax;
      if CycleData(5,Age,1,Parameter) == 0; LastZeroAge = min(Age,AgeMax-1); end
     end
     if Parameter > 2;
      plot(LastZeroAge+1:AgeMax,CycleData(5,LastZeroAge+1:AgeMax,1,Parameter),'Color',LineColor(1:3,Parameter),'LineWidth',LineWidth(Parameter),'LineStyle','-');
     else
      plot(LastZeroAge+1:AgeMax,CycleData(5,LastZeroAge+1:AgeMax,1,Parameter),'Color',LineColor(1:3,Parameter),'LineWidth',LineWidth(Parameter),'LineStyle','--');
     end
    end
    set(hFig3(panel),'Ytick',0:0.05:0.3,'YTickLabel',0:5:30,'FontName',FontName,'FontWeight',TickLabelWeight,'FontSize',FontSize);
    ylabel('GSI {\itQ} (%)','FontName',FontName,'FontSize',AxisLabelFontSize,'FontWeight',AxisLabelWeight);
   elseif panel == 3;
    miny = 0.85; maxy = 1.25;
    for Parameter = 1:Parameters;
     if Parameter > 2;
      plot(CycleData(7,:,1,Parameter),'Color',LineColor(1:3,Parameter),'LineWidth',LineWidth(Parameter),'LineStyle','-');
     else
      plot(CycleData(7,:,1,Parameter),'Color',LineColor(1:3,Parameter),'LineWidth',LineWidth(Parameter),'LineStyle','--');
     end
    end
    set(hFig3(panel),'Ytick',0:0.1:2,'FontName',FontName,'FontWeight',TickLabelWeight,'FontSize',FontSize);
    ylabel('Growth strategy \it\fontname{Symbol}\fontsize{12}j','FontName',FontName,'FontSize',AxisLabelFontSize,'FontWeight',AxisLabelWeight);
   elseif panel == 4;  %mortality
    miny = 0; maxy = 1.1999;
    for Parameter = 1:Parameters;
     if Parameter > 2;
      plot(CycleData(14,:,1,Parameter,row)-CycleData(11,:,1,Parameter,row),'Color',LineColor(1:3,Parameter),'LineWidth',LineWidth(Parameter),'LineStyle','-');
     else
      plot(CycleData(14,:,1,Parameter,row)-CycleData(11,:,1,Parameter,row),'Color',LineColor(1:3,Parameter),'LineWidth',LineWidth(Parameter),'LineStyle','--');
     end
    end
    ylabel('Natural mortality {\itM} (year^{-1})','FontName',FontName,'FontSize',AxisLabelFontSize,'FontWeight',AxisLabelWeight);
   end
   axis([minx maxx miny maxy]);
   if panel > (FigRows-1)*3; xlabel('Age (years)','FontName',FontName,'FontSize',AxisLabelFontSize,'FontWeight',AxisLabelWeight); end
   text(minx + 0.92*(maxx-minx),miny+0.94*(maxy-miny),PanelLabel(panel),'FontName',FontName,'FontSize',PanelLabelFontSize,'FontWeight','bold','Color','k');
   %axis square;
   grid off;
   box on;
   view(0,90);
   hold off;
  end
 end
 print(h3,'-djpeg','-r300','fig3');%Export
 print(h3,'-depsc2','fig3');%Export
end

%% Figure 4
if PlotFig4 == 1;
 FigRows = 5; FigCols = 4;
 figX = 3; figY = 3; distX = 1.2; distY = 0.7; marginB = 0.15; marginT = 0.05; marginL = -0.1; marginR = 0.25;
 FontSize = 8;
 TextLabelFontSize = 8;
 PanelLabelFontSize = 8;
 AxisLabelFontSize = 8;
 clear posX; clear posY;
 for row = 1:FigRows;
  posX(:,row) = (0:1:FigCols-1)'.*(distX+figX)+distX;  %#ok<SAGROW>
 end
 for col = 1:FigCols;
  posY(col,:) = (FigRows-1:-1:0).*(distY+figY)+distY; %#ok<SAGROW>
 end
 posX = posX+marginL; posX = reshape(posX,1,[]); squeeze(posX); posY = posY + marginB;  posY = reshape(posY,1,[]); squeeze(posY);
 width = FigCols*(distX+figX) + marginL + marginR;
 height = FigRows*(distY+figY) + marginB + marginT;
 h3 = figure(103);
 hFig3(1:FigRows*FigCols) = 0;  %Handle for panels
 set(h3,'Name','Longevity','Units','centimeters','OuterPosition',[1 1 width height+1.95]);
 set(h3,'PaperPositionMode','auto','PaperUnits','centimeters','PaperSize',[width height+1.95]);
 LineColor(1:3,1) = [0 0 0]; LineColor(1:3,2) = LineColor(1:3,1);  %Line colors for decreased, ...
 LineColor(1:3,3) = [0.7 0.7 0.7];                                          %... normal, ...
 LineColor(1:3,4) = [0 0 0];  LineColor(1:3,5) = LineColor(1:3,4);  %... and increased parameter values.
 LineWidth = [2 1 2 1 2];
 panel = 0;
 for row = 1:FigRows;
  for col = 1:FigCols;
   panel = panel +1;
   hFig3(panel) = subplot(FigRows,FigCols,panel);
   set(hFig3(panel),'Units','centimeters','Position',[posX(panel) posY(panel) figX figY],'FontSize',FontSize);
   hold on;
   if col == 1;
    minx = 0; maxx = 21; miny = 0; maxy = 170;
    %plot(PlaiceLength, 'ok');
    for Parameter = 1:Parameters;
     if Parameter > 2;
      plot(CycleData(1,:,1,Parameter,row),'Color',LineColor(1:3,Parameter),'LineWidth',LineWidth(Parameter),'LineStyle','-');
     else
      plot(CycleData(1,:,1,Parameter,row),'Color',LineColor(1:3,Parameter),'LineWidth',LineWidth(Parameter),'LineStyle','--');
     end
    end
    ylabel('Body length {\itL} (cm)','FontName',FontName,'FontSize',AxisLabelFontSize,'FontWeight',AxisLabelWeight);
   elseif col == 2;
    maxy = 0.27;
    for Parameter = 1:Parameters;
     LastZeroAge = 0;
     for Age = AgeMin:AgeMax;
      if CycleData(5,Age,1,Parameter,row) == 0; LastZeroAge = min(Age,AgeMax-1); end
     end
     if Parameter > 2;
      plot(LastZeroAge+1:AgeMax,CycleData(5,LastZeroAge+1:AgeMax,1,Parameter,row),'Color',LineColor(1:3,Parameter),'LineWidth',LineWidth(Parameter),'LineStyle','-');
     else
      plot(LastZeroAge+1:AgeMax,CycleData(5,LastZeroAge+1:AgeMax,1,Parameter,row),'Color',LineColor(1:3,Parameter),'LineWidth',LineWidth(Parameter),'LineStyle','--');
     end
    end
    set(hFig3(panel),'Ytick',0:0.05:0.3,'YTickLabel',0:5:30,'FontName',FontName,'FontWeight',TickLabelWeight,'FontSize',FontSize);
    ylabel('GSI {\itQ} (%)','FontName',FontName,'FontSize',AxisLabelFontSize,'FontWeight',AxisLabelWeight);
   elseif col == 3;  %growth strategy
    miny = 0; maxy = 2.15;
    for Parameter = 1:Parameters;
     if Parameter > 2;
      plot(CycleData(7,:,1,Parameter,row),'Color',LineColor(1:3,Parameter),'LineWidth',LineWidth(Parameter),'LineStyle','-');
     else
      plot(CycleData(7,:,1,Parameter,row),'Color',LineColor(1:3,Parameter),'LineWidth',LineWidth(Parameter),'LineStyle','--');
     end
    end
    ylabel('Growth strategy \it\fontname{Symbol}\fontsize{9}j','FontName',FontName,'FontSize',AxisLabelFontSize,'FontWeight',AxisLabelWeight);
   elseif col == 4;  %mortality
    miny = 0; maxy = 1.2;
    for Parameter = 1:Parameters;
     if Parameter > 2;
      plot(CycleData(14,:,1,Parameter,row)-CycleData(11,:,1,Parameter,row),'Color',LineColor(1:3,Parameter),'LineWidth',LineWidth(Parameter),'LineStyle','-');
     else
      plot(CycleData(14,:,1,Parameter,row)-CycleData(11,:,1,Parameter,row),'Color',LineColor(1:3,Parameter),'LineWidth',LineWidth(Parameter),'LineStyle','--');
     end
    end
    ylabel('Nat. mort. {\itM} (year^{-1})','FontName',FontName,'FontSize',AxisLabelFontSize,'FontWeight',AxisLabelWeight);
   end
   axis([minx maxx miny maxy]);
   if panel > (FigRows-1)*FigCols; xlabel('Age (years)','FontName',FontName,'FontSize',AxisLabelFontSize,'FontWeight',AxisLabelWeight); end
   if col == 1; text(minx + 0.05*(maxx-minx),miny+0.92*(maxy-miny),ParameterTitle(row),'FontName',FontName,'FontSize',PanelLabelFontSize,'FontWeight','normal','Color','k'); end
   text(minx + 0.88*(maxx-minx),miny+0.92*(maxy-miny),PanelLabel(panel),'FontName',FontName,'FontSize',PanelLabelFontSize,'FontWeight','bold','Color','k');
   %axis square;
   grid off;
   box on;
   view(0,90);
   hold off;
  end
 end
 print(h3,'-djpeg','-r300','fig4');%Export
 print(h3,'-depsc2','fig4');%Export
end
